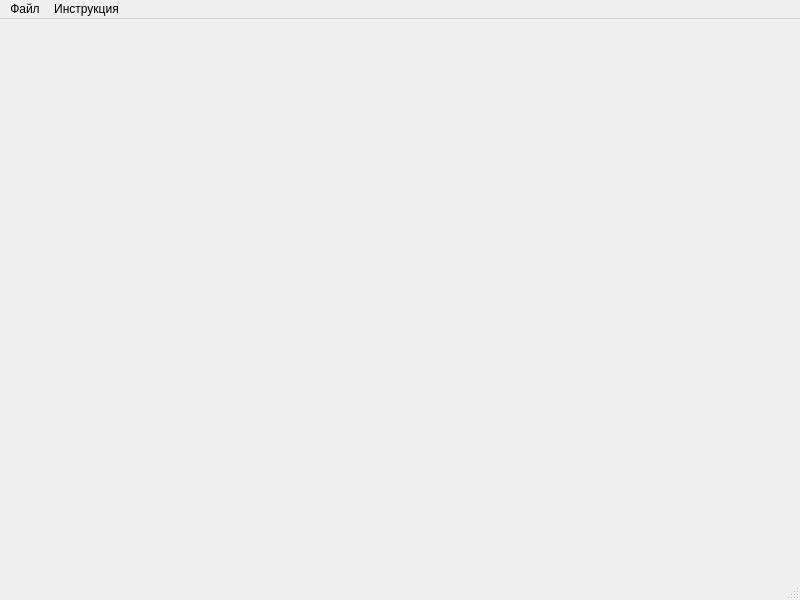
<?xml version="1.0" encoding="UTF-8"?>
<ui version="4.0">
 <class>MainWindow</class>
 <widget class="QMainWindow" name="MainWindow">
  <property name="geometry">
   <rect>
    <x>0</x>
    <y>0</y>
    <width>800</width>
    <height>600</height>
   </rect>
  </property>
  <property name="windowTitle">
   <string>MainWindow</string>
  </property>
  <widget class="QWidget" name="centralwidget"/>
  <widget class="QMenuBar" name="menubar">
   <property name="geometry">
    <rect>
     <x>0</x>
     <y>0</y>
     <width>800</width>
     <height>22</height>
    </rect>
   </property>
   <widget class="QMenu" name="menu">
    <property name="title">
     <string>Файл</string>
    </property>
    <addaction name="mb_create"/>
    <addaction name="mb_open"/>
    <addaction name="mb_settings"/>
   </widget>
   <widget class="QMenu" name="menu_2">
    <property name="title">
     <string>Инструкция</string>
    </property>
   </widget>
   <addaction name="menu"/>
   <addaction name="menu_2"/>
  </widget>
  <widget class="QStatusBar" name="statusbar"/>
  <action name="mb_create">
   <property name="text">
    <string>Создать проект</string>
   </property>
  </action>
  <action name="mb_open">
   <property name="text">
    <string>Открыть проект</string>
   </property>
  </action>
  <action name="mb_settings">
   <property name="text">
    <string>Настройки</string>
   </property>
  </action>
 </widget>
 <resources/>
 <connections/>
</ui>
